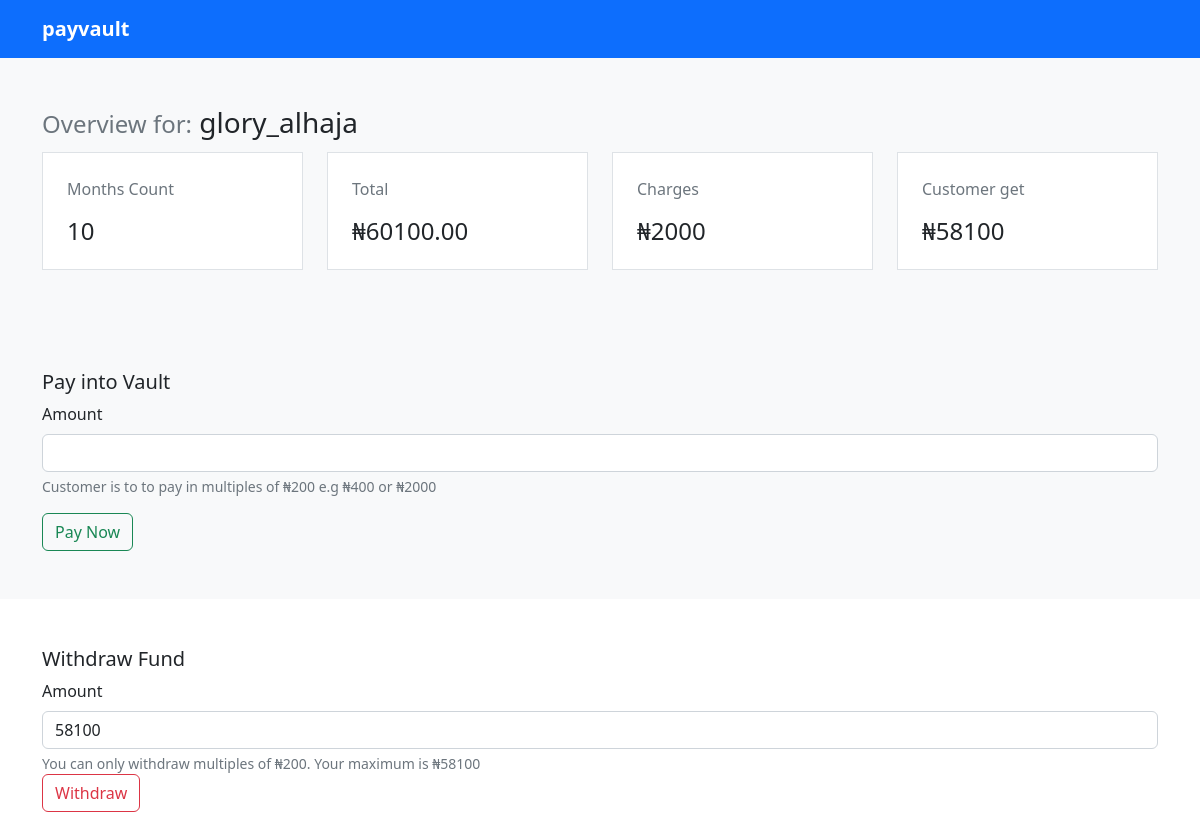
Page /vaultdisplay.php?vault=1 (signed in) on the committed database.
### tables this page shows
CREATE TABLE `customer` (
  `customer_id` int(10) NOT NULL,
  `username` varchar(255) NOT NULL
);

CREATE TABLE `vault` (
  `vault_id` int(11) NOT NULL,
  `customer_id` int(11) NOT NULL,
  `principal_amount` decimal(10,0) NOT NULL,
  `count_no` decimal(10,2) DEFAULT NULL
);

### include/crud.php (called while the page is built, shortened)
<?php
class Vaults{
    private $conn;
    public function __construct($db){
        $this -> conn = $db;
    }
    public function getDaysCount($id) {
        try {
            $sql = "SELECT count_no as count from vault where vault_id = $id";
            $stmt = $this -> conn -> prepare($sql);
            $stmt -> execute();
            $total_days = $stmt -> fetch();
            $result = $total_days['count'];
            return $result;
        } catch (PDOException $e) {
            throw $e -> getMessage();
            return false;
        }
    }
    public function getSavings($id) {
        try {
            $sql = "SELECT principal_amount * count_no as saved from vault where vault_id = $id";
            $stmt = $this -> conn -> prepare($sql);
            $stmt -> execute();
            $total_savings = $stmt -> fetch();
            $result = $total_savings['saved'];
            return $result;
        } catch (PDOException $e) {
            throw $e -> getMessage();
            return false;
        }
    }
    public function getVaultOwner($id){
        try {
            $sql = "SELECT c.username as user FROM customer as c INNER JOIN vault AS v ON v.customer_id = c.customer_id where v.vault_id = $id";
            $stmt = $this -> conn ->prepare($sql);
            $stmt -> execute();
            $user_dict = $stmt -> fetch();
            return $user_dict['user'];
        } catch (PDOException $e) {
            throw $e -> getMessage();
            return false;
        }
    }
    public function getCharge($id){
        try {
            $sql = "SELECT principal_amount as principal from vault WHERE vault_id = $id";
            $stmt = $this -> conn -> prepare($sql);
            $stmt -> execute();
            $principal_dict = $stmt -> fetch();
            $sql = "SELECT count_no as count from vault WHERE vault_id = $id";
            $stmt = $this -> conn -> prepare($sql);
            $stmt -> execute();
            $count_dict = $stmt -> fetch();
            if ($count_dict['count'] % 31 == 0 ) {
                $incomplete_month = 0;
            } else {
                $incomplete_month = 1;
            }
            $full_month = floor($count_dict['count']/31) ;
            $num_months = $full_month + $incomplete_month;
            if ($principal_dict['principal'] > 1000 ) {
                $charge = 1000;
            } else {
                $charge = $principal_dict['principal'];
            }
            $total_charge = $num_months * $charge;
            return $total_charge;
        } catch (\Throwable $th) {
        }
    }
    public function getMonthCount($id){
        try {
            $sql = "SELECT count_no from vault WHERE  vault_id = $id";
            $stmt = $this -> conn -> prepare($sql);
            $stmt -> execute();
            $count_dict = $stmt -> fetch();
            if ($count_dict['count_no'] % 31 == 0 ) {
                $incomplete_month = 0;
            } else {
                $incomplete_month = 1;
            }
            $full_month = floor($count_dict['count_no']/31) ;
            $num_months = $full_month + $incomplete_month;
            return $num_months;
        } catch (PDOException $e) {
            throw $e -> getMessage();
            return false;
        }
    }
    public function getPrincipal($id){
        try {
            $sql = "SELECT principal_amount as principal FROM vault WHERE vault_id = $id";
            $stmt = $this -> conn -> prepare($sql);
            $stmt -> execute();
            $result = $stmt -> fetch();
            return $result['principal'];
        } catch (\Throwable $th) {
        }
    }
}
?>

### vaultdisplay.php (the view, shortened to what this page needs)
<?php
require_once 'include/header.php';
require_once 'include/db.php';
$vaultid = $_GET['vault'];
$vaults = new Vaults($conn);
$owner = $vaults -> getVaultOwner($vaultid);
$charge = $vaults -> getCharge($vaultid);
$saved = $vaults -> getSavings($vaultid);
$months = $vaults -> getMonthCount($vaultid);
$principal = $vaults -> getPrincipal($vaultid);
$numb = $vaults -> getDaysCount($vaultid);
$cangive = $saved-$charge;
?>
<div class="container-fluid bodpadding2 bg-light py-5">
    <div class="container">
        <h3><span class="text-muted h4">Overview for:</span> <?php echo '  ' .$owner ?></h3>
        <div class="row">
            <div class="col-12 col-sm-6 col-lg-3">
                <div class="p-4 bg-white border my-1">
                    <p class="card-text text-muted">Months Count</p>
                    <h4 class="card-title"><?php echo $months; ?></h4>
                </div>
            </div>
            <div class="col-12 col-sm-6 col-lg-3">
                <div class="p-4 bg-white border my-1">
                    <p class="card-text text-muted">Total</p>
                    <h4 class="card-title"><?php echo '₦'. strval($saved) ?></h4>
                </div>
            </div>
            <div class="col-12 col-sm-6 col-lg-3">
                <div class="p-4 bg-white border my-1">
                    <p class="card-text text-muted">Charges</p>
                    <h4 class="card-title"><?php echo '₦'. strval($charge) ?></h4>
                </div>
            </div>
            <div class="col-12 col-sm-6 col-lg-3">
                <div class="p-4 bg-white border my-1">
                    <p class="card-text text-muted">Customer get</p>
                    <h4 class="card-title"><?php echo '₦'. strval($cangive) ?></h4>
                </div>
            </div>
        </div>
    </div>
</div>
<div class="container-fluid bg-light py-5">
    <div class="container">
        <h5>Pay into Vault</h5>
        <form method="post" action="payvault.php">
            <div class="mb-3">
                <label for="samount" class="form-label">Amount</label>
                <input name="samount" type="number" class="form-control" id="samount" aria-describedby="emailHelp" required>
                <div id="emailHelp" class="form-text">Customer is to to pay in multiples of ₦<?php echo strval($principal). ' e.g ₦' .strval($principal*2). ' or ₦' .strval($principal*10) ?></div>
            </div>
           <button name="submit" type="submit" class="btn btn-outline-success">Pay Now</button>
        </form>
    </div>
</div>
<div class="container-fluid py-5">
    <div class="container">
        <h5>Withdraw Fund</h5>
        <form method="post" action="withdraw.php">
            <div class="mb-3">
                <?php if ($numb < 2) {?>
                    <input class="form-control" id="disabledInput" type="text" placeholder="Sorry! Nothing to withdraw" disabled>
                    <?php }else {?>
                        <?php if ($principal > 1000) {?>
                            <input class="form-control" id="disabledInput" type="text" placeholder="Please contact Accolade for withdrawal" disabled>
                            <?php } else {?>
                                <label for="wamount" class="form-label">Amount</label>
                                <input class="form-control" type="text" value="<?php echo $cangive ?>" aria-label="readonly input example" readonly>
                                <div id="emailHelp" class="form-text">You can only withdraw multiples of <?php echo '₦' .strval($principal). '. Your maximum is ₦'.strval($cangive)?></div>
                                <button name="submit" type="submit" class="btn btn-outline-danger">Withdraw</button>
                                <?php }
                            } ?>
            </div>
        </form>
    </div>
</div>

### rows in the picture
customer: username "glory_alhaja"
vault: count_no "10", charge "2000", principal_amount "200", $principal*2 "400", $principal*10 "2000"

### other values in the picture
$saved "60100.00"
$cangive "58100"
